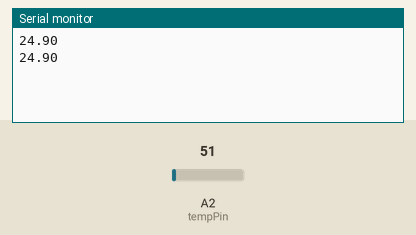
The sketch below on a simulated Arduino Uno, built with avr-gcc and run on an emulated ATmega328P. On the bench: the last lines printed to the serial monitor. The test bench sets the inputs (shaded band); at power-on: A2 (tempPin) = 51.

Above: at 1.8 s.
1.9 s: A2 (tempPin) set to 61
At 2.6 s:
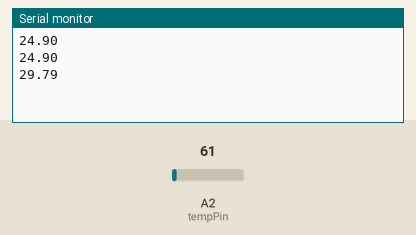
3.4 s: A2 (tempPin) set to 71
At 4.8 s:
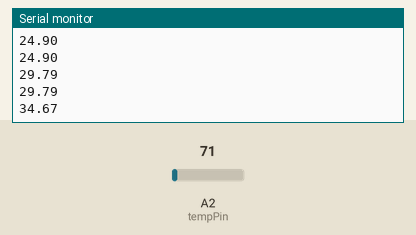
Timing chart, 0 to 6.4 s (numbered marks = the images above; inputs shaded):
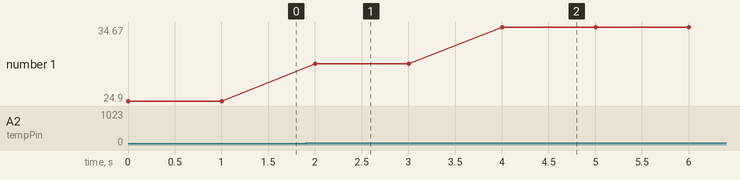

Measured:
- after the input at 1.9 s, the serial monitor: prints a new line after 0.10 s (image 1)
- after the input at 3.4 s, the serial monitor: prints a new line after 0.60 s (image 2)
- plotted number 1: 24.9 → 29.79 after the input at 1.9 s, 29.79 → 34.67 after the input at 3.4 s

The sketch:

lm35.ino
```cpp
const int tempPin = 2;

void setup() {
  Serial.begin(9600);
}

void loop() {
  float tempC = analogRead(tempPin);
  tempC = (5 * tempC * 100) / 1024;
  Serial.println(tempC);
  delay(1000);
}
```
